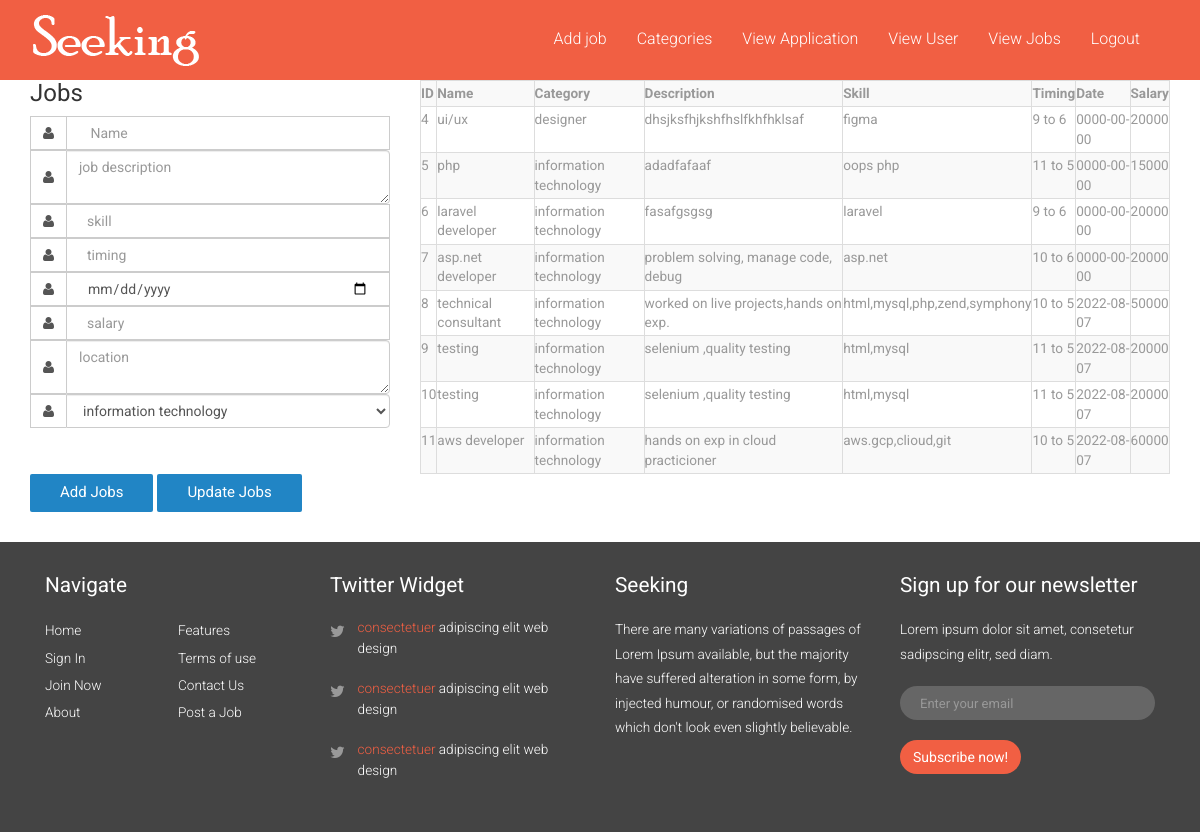
Screenshot of /jobs.php (signed in) with the database file from the repository.
### tables this page shows
CREATE TABLE `jobs` (
  `jobid` int(11) NOT NULL,
  `name` varchar(50) NOT NULL,
  `description` varchar(500) NOT NULL,
  `skill` varchar(100) NOT NULL,
  `timing` varchar(50) NOT NULL,
  `date` date NOT NULL,
  `salary` int(11) NOT NULL,
  `location` varchar(100) NOT NULL,
  `catid` int(11) NOT NULL
);

CREATE TABLE `categories` (
  `catid` int(11) NOT NULL,
  `name` varchar(50) NOT NULL
);

### jobs.php (the view, shortened to what this page needs)
<!DOCTYPE HTML>
<html>
<head>
<link href="css/bootstrap-3.1.1.min.css" rel='stylesheet' type='text/css' />
<link href="css/style.css" rel='stylesheet' type='text/css' />
<link href="css/font-awesome.css" rel="stylesheet">
</head>
<body>
<?php include('header.php'); ?>
<?php include('connection.php');?>
<div class="container">
<div class="row">
<div class="col-lg-4">
<div class="login-content">
        <form action="jobs.php" method="POST">
            <div class="section-title">
                <h3>Jobs</h3>
            </div>
            <div class="textbox-wrap">
                <div class="input-group">
                    <span class="input-group-addon "><i class="fa fa-user"></i></span>
                    <input type="text" required="required" value=""   name="Name" class="form-control" placeholder=" Name">
                </div>
                <div class="input-group">
                    <span class="input-group-addon "><i class="fa fa-user"></i></span>
                    <textarea name="description" id="" class="form-control" placeholder="job description"></textarea>
                </div>
                <div class="input-group">
                    <span class="input-group-addon "><i class="fa fa-user"></i></span>
                    <input type="text" required="required" value=""   name="skill" class="form-control" placeholder="skill">
                </div>
                <div class="input-group">
                    <span class="input-group-addon "><i class="fa fa-user"></i></span>
                    <input type="text" required="required" value=""   name="timing" class="form-control" placeholder="timing">
                </div>
                <div class="input-group">
                    <span class="input-group-addon "><i class="fa fa-user"></i></span>
                    <input type="date" required="required" value=""   name="date" class="form-control" >
                </div>
                <div class="input-group">
                    <span class="input-group-addon "><i class="fa fa-user"></i></span>
                    <input type="text" required="required" value=""   name="salary" class="form-control" placeholder="salary">
                </div>
                <div class="input-group">
                    <span class="input-group-addon "><i class="fa fa-user"></i></span>
                    <textarea name="location" id="" class="form-control" placeholder="location"></textarea>
                </div>
                <div class="input-group">
                    <span class="input-group-addon "><i class="fa fa-user"></i></span>
                   <select name="catid" id="" class="form-control">
                   	<?php
                    $sql ="SELECT * FROM categories";
                    $res = mysqli_query($conn, $sql);
                     if (mysqli_num_rows($res) > 0)
                     {
                      	while ($data2 = mysqli_fetch_assoc($res))
                      	{
                     	?>
                        <option value="<?php echo $data2['catid']; ?>"><?php echo $data2['name']; ?></option>
                     	<?php
                        }
                    }
                   	?>
                   </select>
                </div>
            </div>
           <div class="login-btn">
		    <input type="submit" name="addjob" value="Add Jobs">
            <input type="submit" name="updatejob" value="Update Jobs">
		  </div>
         </form>
    </div>
</div>
<div class="col-lg-8">
 <table class="table table-bordered table-striped">
    <tr>
       <th>ID</th>
       <th>Name</th>
       <th>Category</th>
       <th>Description</th>
        <th>Skill</th>
        <th>Timing</th>
        <th>Date</th>
        <th>Salary</th>
    </tr>
    <?php
       $sql ="SELECT jobs.jobid, jobs.name, categories.name AS 'catname' ,jobs.description,jobs.skill,jobs.timing,jobs.date,jobs.salary FROM jobs INNER JOIN categories ON  jobs.catid = categories.catid";
         $res = mysqli_query($conn, $sql);
         if (mysqli_num_rows($res) > 0)
          {
             while ($jobdata = mysqli_fetch_assoc( $res))
              {
                 ?>
    <tr>
      <td><?php echo $jobdata['jobid'];  ?></td>
      <td><?php echo $jobdata['name'];  ?></td>
      <td><?php echo $jobdata['catname'];  ?></td>
      <td><?php echo $jobdata['description'];  ?></td>
      <td><?php echo $jobdata['skill'];  ?></td>
      <td><?php echo $jobdata['timing'];  ?></td>
      <td><?php echo $jobdata['date'];  ?></td>
      <td><?php echo $jobdata['salary'];  ?></td>
    </tr>
    <?php
               }
        }
    ?>
 </table>
</div>
</div>
</div>
<?php include('footer.php');?>
</body>
</html>

### css/style.css (style rules this page uses)
h4, h5, h6, h1, h2, h3 { margin-top: 0; }
html, body { font-family: 'Roboto', sans-serif; font-size: 100%; background:#fff; }
.login-btn input[type="submit"] { background:#2185C5; color: #FFF; font-size: 15px; font-weight: 400; padding: 8px 30px; cursor: pointer; outline: none; margin: 2em 0; border: none; border-radius: 2px; -webkit-border-radius: 2px; -moz-border-radius: 2px; -o-border-radius: 2px; }
.textbox-wrap { margin-bottom: 1em; }
input.form-control { box-shadow: none; background-color:#fff; padding:0 20px; border-radius:0px; }
.input-group-addon { padding: 6px 12px; font-size: 14px; font-weight: normal; line-height: 1; text-align: center; background-color:rgba(255, 255, 255, 0); border: 1px solid #cccccc; border-radius: 0; }
.table>tbody>tr>td, .table>tbody>tr>th, .table>tfoot>tr>td, .table>tfoot>tr>th, .table>thead>tr>td, .table>thead>tr>th { border-top: none; padding: 3px 0; }
.table > thead > tr > th, .table > tbody > tr > th, .table > tfoot > tr > th, .table > thead > tr > td, .table > tbody > tr > td, .table > tfoot > tr > td { font-size: 0.85em; color: #999; }
.headings h1, h2,h3,h4,h5,h6 { font-weight:400; }

### rows the page displays
jobs: jobid "4", name "ui/ux", catid.name "designer", description "dhsjksfhjkshfhslfkhfhklsaf", skill "figma", timing "9 to 6", date "0000-00-00", salary "20000"
jobs: jobid "5", name "php", catid.name "information technology", description "adadfafaaf", skill "oops php", timing "11 to 5", date "0000-00-00", salary "15000"
jobs: jobid "6", name "laravel developer", catid.name "information technology", description "fasafgsgsg", skill "laravel", timing "9 to 6", date "0000-00-00", salary "20000"
jobs: jobid "7", name "asp.net developer", catid.name "information technology", description "problem solving, manage code, debug", skill "asp.net", timing "10 to 6", date "0000-00-00", salary "20000"
jobs: jobid "8", name "technical consultant", catid.name "information technology", description "worked on live projects,hands on exp.", skill "html,mysql,php,zend,symphony", timing "10 to 5", date "2022-08-07", salary "50000"
jobs: jobid "9", name "testing", catid.name "information technology", description "selenium ,quality testing", skill "html,mysql", timing "11 to 5", date "2022-08-07", salary "20000"
jobs: jobid "10", name "testing", catid.name "information technology", description "selenium ,quality testing", skill "html,mysql", timing "11 to 5", date "2022-08-07", salary "20000"
jobs: jobid "11", name "aws developer", catid.name "information technology", description "hands on exp in cloud practicioner", skill "aws.gcp,clioud,git", timing "10 to 5", date "2022-08-07", salary "60000"

### other values shown
form field catid "information technology"
